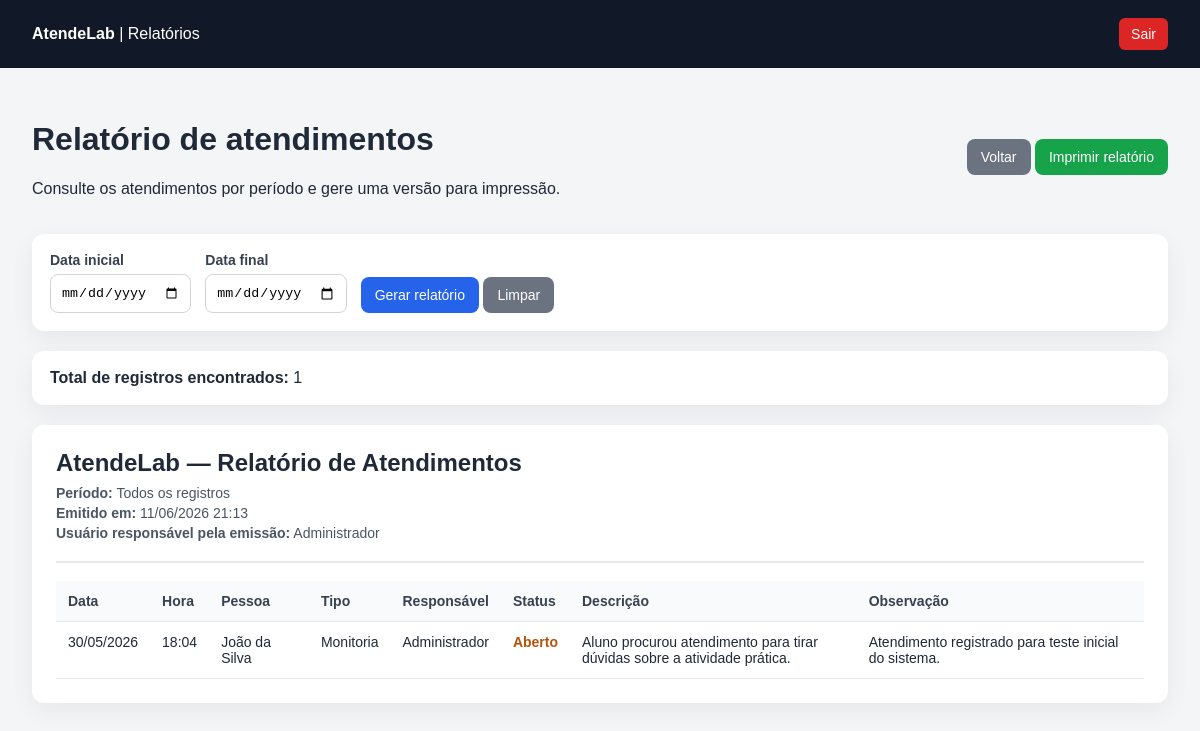
Screenshot of /atendelab-main/relatorios/atendimentos.php (signed in) with the database file from the repository.
### tables this page shows
CREATE TABLE `atendimentos` (
  `id` int(11) NOT NULL,
  `pessoa_id` int(11) NOT NULL,
  `tipo_atendimento_id` int(11) NOT NULL,
  `usuario_id` int(11) NOT NULL,
  `data_atendimento` date NOT NULL,
  `hora_atendimento` time NOT NULL,
  `descricao` text NOT NULL,
  `observacao` text DEFAULT NULL,
  `status` enum('aberto','em_andamento','concluido') DEFAULT 'aberto',
  `criado_em` timestamp NOT NULL DEFAULT current_timestamp()
);

CREATE TABLE `pessoas` (
  `id` int(11) NOT NULL,
  `nome` varchar(100) NOT NULL,
  `documento` varchar(20) DEFAULT NULL,
  `email` varchar(100) DEFAULT NULL,
  `telefone` varchar(20) DEFAULT NULL,
  `curso` varchar(100) DEFAULT NULL,
  `periodo` varchar(50) DEFAULT NULL,
  `status` enum('ativo','inativo') DEFAULT 'ativo',
  `criado_em` timestamp NOT NULL DEFAULT current_timestamp()
);

CREATE TABLE `tipos_atendimentos` (
  `id` int(11) NOT NULL,
  `nome` varchar(100) NOT NULL,
  `descricao` text DEFAULT NULL,
  `status` enum('ativo','inativo') DEFAULT 'ativo',
  `criado_em` timestamp NOT NULL DEFAULT current_timestamp()
);

CREATE TABLE `usuarios` (
  `id` int(11) NOT NULL,
  `nome` varchar(100) NOT NULL,
  `email` varchar(100) NOT NULL,
  `senha` varchar(255) NOT NULL,
  `perfil` enum('admin','atendente') DEFAULT 'atendente',
  `status` enum('ativo','inativo') DEFAULT 'ativo',
  `criado_em` timestamp NOT NULL DEFAULT current_timestamp()
);

### atendelab-main/relatorios/atendimentos.php (the view, shortened to what this page needs)
<?php
require_once __DIR__ . '/../config/database.php';
$data_inicio = $_GET['data_inicio'] ?? '';
$data_fim = $_GET['data_fim'] ?? '';
$sql = "SELECT
            atendimentos.id,
            atendimentos.data_atendimento,
            atendimentos.hora_atendimento,
            atendimentos.descricao,
            atendimentos.observacao,
            atendimentos.status,
            pessoas.nome AS pessoa_nome,
            tipos_atendimentos.nome AS tipo_nome,
            usuarios.nome AS usuario_nome
        FROM atendimentos
        INNER JOIN pessoas ON atendimentos.pessoa_id = pessoas.id
        INNER JOIN tipos_atendimentos ON atendimentos.tipo_atendimento_id = tipos_atendimentos.id
        INNER JOIN usuarios ON atendimentos.usuario_id = usuarios.id
        WHERE 1 = 1";
$parametros = [];
$sql .= " ORDER BY atendimentos.data_atendimento DESC, atendimentos.hora_atendimento DESC";
$stmt = $pdo->prepare($sql);
$stmt->execute($parametros);
$atendimentos = $stmt->fetchAll(PDO::FETCH_ASSOC);
$total = count($atendimentos);
function formatarStatus($status) {
    if ($status === 'aberto') {
        return 'Aberto';
    }
    return $status;
}
?>
<!DOCTYPE html>
<html lang="pt-br">
<head>
</head>
<body>
<header>
    <div>
        <strong>AtendeLab</strong>
        <span> | Relatórios</span>
    </div>
    <a href="../logout.php">Sair</a>
</header>
<main>
    <div class="topo">
        <div>
            <h1>Relatório de atendimentos</h1>
            <p>Consulte os atendimentos por período e gere uma versão para impressão.</p>
        </div>
        <div>
            <a class="btn btn-secundario" href="../dashboard.php">Voltar</a>
            <button class="btn btn-verde" onclick="window.print()">Imprimir relatório</button>
        </div>
    </div>
    <section class="filtros">
        <form method="GET" action="">
            <div>
                <label for="data_inicio">Data inicial</label>
                <input type="date" id="data_inicio" name="data_inicio" value="<?php echo htmlspecialchars($data_inicio); ?>">
            </div>
            <div>
                <label for="data_fim">Data final</label>
                <input type="date" id="data_fim" name="data_fim" value="<?php echo htmlspecialchars($data_fim); ?>">
            </div>
            <div>
                <button class="btn" type="submit">Gerar relatório</button>
                <a class="btn btn-secundario" href="atendimentos.php">Limpar</a>
            </div>
        </form>
    </section>
    <section class="resumo">
        <strong>Total de registros encontrados:</strong>
        <?php echo $total; ?>
    </section>
    <section class="relatorio">
        <div class="cabecalho-relatorio">
            <h2>AtendeLab — Relatório de Atendimentos</h2>
            <p>
                <strong>Período:</strong>
                <?php
                    if ($data_inicio && $data_fim) {
                        echo date('d/m/Y', strtotime($data_inicio)) . ' até ' . date('d/m/Y', strtotime($data_fim));
                    } elseif ($data_inicio) {
                        echo 'A partir de ' . date('d/m/Y', strtotime($data_inicio));
                    } elseif ($data_fim) {
                        echo 'Até ' . date('d/m/Y', strtotime($data_fim));
                    } else {
                        echo 'Todos os registros';
                    }
                ?>
            </p>
            <p>
                <strong>Emitido em:</strong>
                <?php echo date('d/m/Y H:i'); ?>
            </p>
            <p>
                <strong>Usuário responsável pela emissão:</strong>
                <?php echo htmlspecialchars($_SESSION['usuario_nome']); ?>
            </p>
        </div>
        <table>
            <thead>
                <tr>
                    <th>Data</th>
                    <th>Hora</th>
                    <th>Pessoa</th>
                    <th>Tipo</th>
                    <th>Responsável</th>
                    <th>Status</th>
                    <th>Descrição</th>
                    <th>Observação</th>
                </tr>
            </thead>
            <tbody>
                <?php if (count($atendimentos) > 0): ?>
                    <?php foreach ($atendimentos as $atendimento): ?>
                        <tr>
                            <td><?php echo date('d/m/Y', strtotime($atendimento['data_atendimento'])); ?></td>
                            <td><?php echo substr($atendimento['hora_atendimento'], 0, 5); ?></td>
                            <td><?php echo htmlspecialchars($atendimento['pessoa_nome']); ?></td>
                            <td><?php echo htmlspecialchars($atendimento['tipo_nome']); ?></td>
                            <td><?php echo htmlspecialchars($atendimento['usuario_nome']); ?></td>
                            <td>
                                <span class="status-<?php echo htmlspecialchars($atendimento['status']); ?>">
                                    <?php echo formatarStatus($atendimento['status']); ?>
                                </span>
                            </td>
                            <td class="descricao"><?php echo htmlspecialchars($atendimento['descricao']); ?></td>
                            <td class="descricao">
                                <?php
                                    echo $atendimento['observacao']
                                        ? htmlspecialchars($atendimento['observacao'])
                                        : '-';
                                ?>
                            </td>
                        </tr>
                    <?php endforeach; ?>
                <?php else: ?>
                    <tr>
                        <td colspan="8">Nenhum atendimento encontrado para o período selecionado.</td>
                    </tr>
                <?php endif; ?>
            </tbody>
        </table>
    </section>
</main>
</body>
</html>

### atendelab-main/relatorios/atendimentos.php (style rules this page uses)
body { margin: 0; font-family: Arial, sans-serif; background: #f3f5f7; color: #1f2937; }
header { background: #111827; color: #ffffff; padding: 18px 32px; display: flex; justify-content: space-between; align-items: center; }
header a { color: #ffffff; text-decoration: none; background: #dc2626; padding: 8px 12px; border-radius: 6px; font-size: 14px; }
main { padding: 32px; }
.topo { display: flex; justify-content: space-between; align-items: center; gap: 12px; margin-bottom: 20px; }
.btn { background: #2563eb; color: #ffffff; padding: 10px 14px; border-radius: 8px; text-decoration: none; border: none; cursor: pointer; font-size: 14px; display: inline-block; }
.btn-secundario { background: #6b7280; }
.btn-verde { background: #16a34a; }
.filtros { background: #ffffff; padding: 18px; border-radius: 12px; margin-bottom: 20px; box-shadow: 0 8px 24px rgba(0, 0, 0, 0.06); }
.filtros form { display: flex; flex-wrap: wrap; gap: 14px; align-items: end; }
.filtros label { display: block; margin-bottom: 6px; font-weight: bold; color: #374151; font-size: 14px; }
.filtros input { padding: 10px; border: 1px solid #d1d5db; border-radius: 8px; }
.resumo { background: #ffffff; padding: 18px; border-radius: 12px; margin-bottom: 20px; box-shadow: 0 8px 24px rgba(0, 0, 0, 0.06); }
.relatorio { background: #ffffff; padding: 24px; border-radius: 12px; box-shadow: 0 8px 24px rgba(0, 0, 0, 0.06); }
.cabecalho-relatorio { border-bottom: 2px solid #e5e7eb; padding-bottom: 16px; margin-bottom: 18px; }
.cabecalho-relatorio h2 { margin: 0 0 8px 0; }
.cabecalho-relatorio p { margin: 4px 0; color: #4b5563; font-size: 14px; }
table { width: 100%; border-collapse: collapse; margin-top: 14px; }
th, td { padding: 12px; border-bottom: 1px solid #e5e7eb; text-align: left; font-size: 14px; vertical-align: top; }
th { background: #f9fafb; color: #374151; }
.status-aberto { color: #b45309; font-weight: bold; }
.descricao { max-width: 320px; }

### rows the page displays
atendimentos: data_atendimento "30/05/2026", hora_atendimento "18:04", pessoa.nome "João da Silva", tipo_atendimento.nome "Monitoria", usuario.nome "Administrador", status "Aberto", descricao "Aluno procurou atendimento para tirar dúvidas sobre a atividade prática.", observacao "Atendimento registrado para teste inicial do sistema."

### other values shown
$total "1"
$_SESSION['usuario_nome'] "Administrador"
